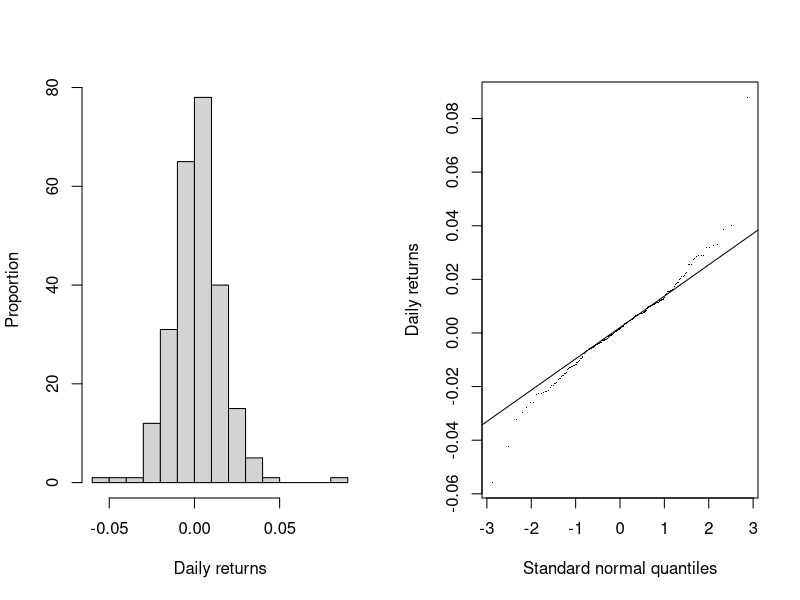

Source code (R):
## amzn data set ##

# Setting working directory (customize) #
setwd("/Users/miguel/Dropbox/Current jobs/STAT-2016")

# Importing data #
amzn <- read.csv("Data/amzn.csv")
str(amzn)
head(amzn)

# Calculating returns #
returns <- amzn$open[-1]/amzn$open[-length(amzn$open)] - 1

# Sample stats #
library(e1071)
mean(returns)
sd(returns)
skewness(returns)
kurtosis(returns)

# Figure 9.3 #
pdf("Figures/fig 9.3.pdf", width=6.25, height=3.5, pointsize=7)
par(mfrow=c(1,2))
hist(returns, main="", xlab="Daily returns", ylab="Proportion", breaks=15)
qqnorm(returns, main="", xlab="Standard normal quantiles", ylab="Daily returns", pch=".")
qqline(returns)
dev.off()

# Standard errors #
se.skewness <- sqrt(6/length(returns))
se.kurtosis <- sqrt(24/length(returns))
skewness(returns)/se.skewness
kurtosis(returns)/se.kurtosis

# Jarque-Bera statistic #
JB <- (length(returns)/6) * (skewness(returns)^2 + kurtosis(returns)^2/4)

